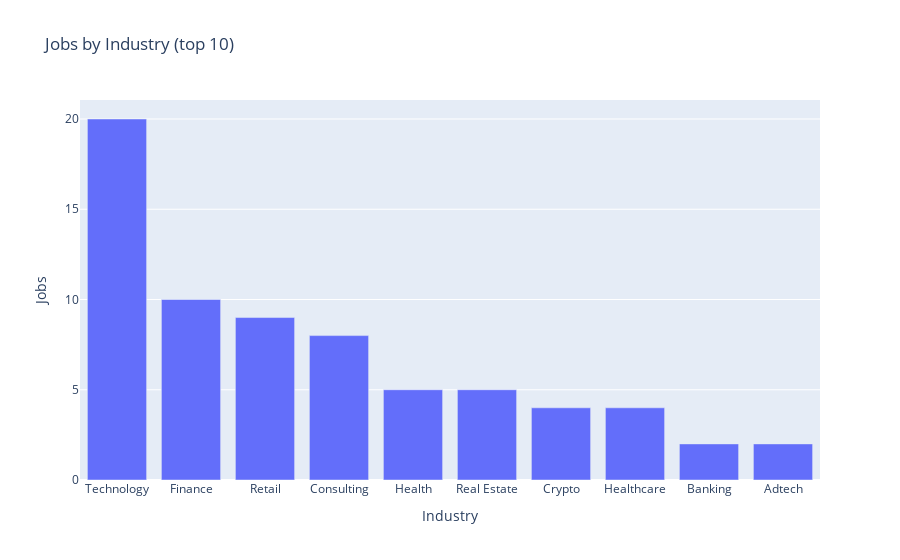

Write notebook code for a chart like this one.
### Code cell
industry = df.groupby('Industry')['Company'].nunique().reset_index().rename(columns={'Company' : 'Jobs'}).sort_values(by='Jobs', ascending=False).head(10)

fig = px.bar(industry, title='Jobs by Industry (top 10)', x='Industry', y='Jobs')
fig.show()

### Figure 1 — Plotly figure (JSON) as saved in the notebook; plotly's stock layout.template omitted (floating-point values rounded to 4 significant figures)
{"data": [{"alignmentgroup": "True", "hovertemplate": "Industry=%{x}<br>Jobs=%{y}<extra></extra>", "legendgroup": "", "marker": {"color": "#636efa", "pattern": {"shape": ""}}, "name": "", "offsetgroup": "", "orientation": "v", "showlegend": false, "textposition": "auto", "x": ["Technology", "Finance", "Retail", "Consulting", "Health", "Real Estate", "Crypto", "Healthcare", "Banking", "Adtech"], "xaxis": "x", "y": [20, 10, 9, 8, 5, 5, 4, 4, 2, 2], "yaxis": "y", "type": "bar"}], "layout": {"xaxis": {"anchor": "y", "domain": [0.0, 1.0], "title": {"text": "Industry"}}, "yaxis": {"anchor": "x", "domain": [0.0, 1.0], "title": {"text": "Jobs"}}, "legend": {"tracegroupgap": 0}, "title": {"text": "Jobs by Industry (top 10)"}, "barmode": "relative"}}
